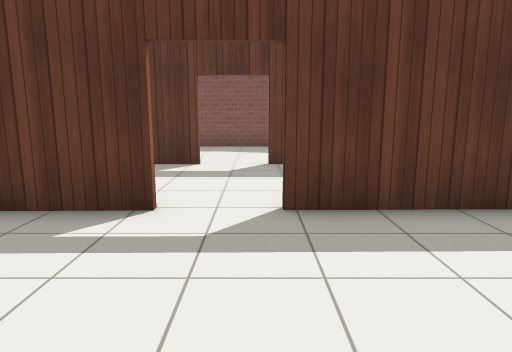
view 1 (above)

18 first-person views from a walk through a robot-simulator world made for Gazebo. The camera is 1.2 m above the floor, tilts 10° down and sees 70° across. The floor is counted in squares, 1 m on a side. Each view is taken from the middle of a square. On the plan, view 1 faces up. The plan holds only what a view shows up to about 14 squares ahead; the rest is blank. Simple patterns stand in for the simulator's built-in surfaces.

view 2
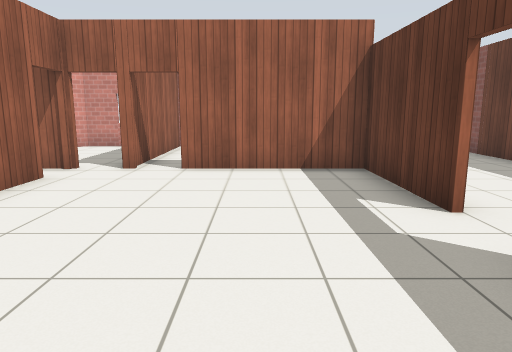

view 3
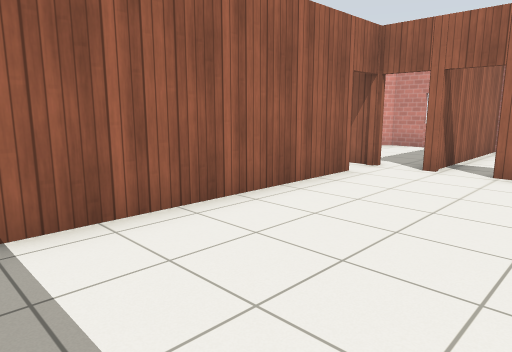

view 4
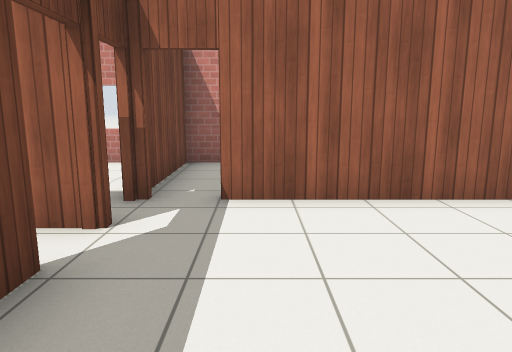

view 5
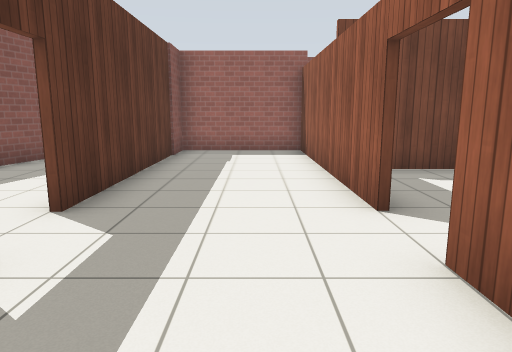

view 6
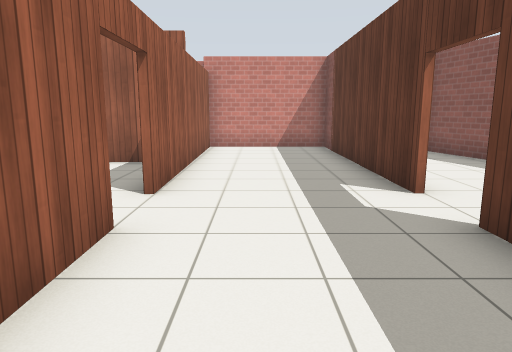

view 7
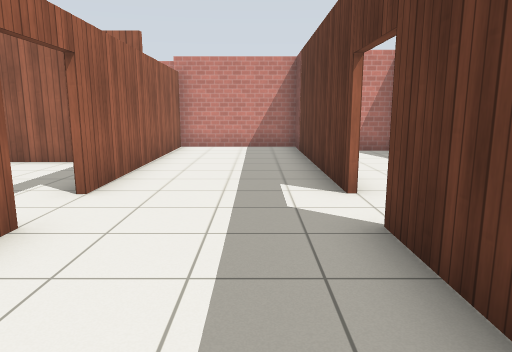

view 8
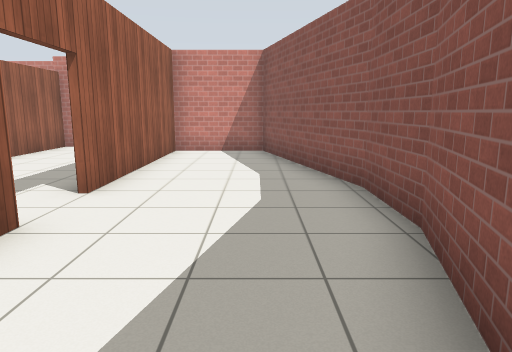

view 9
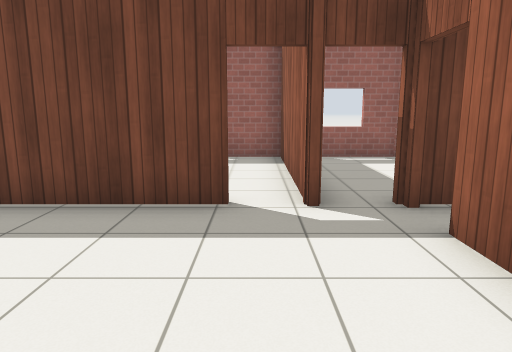

view 10
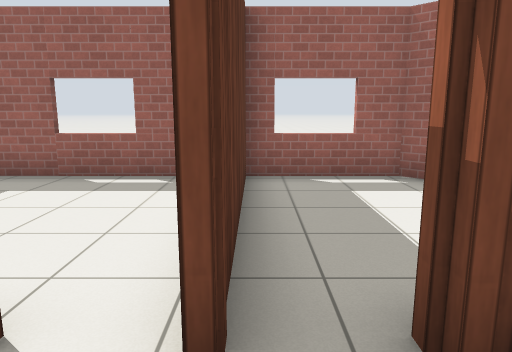

view 11
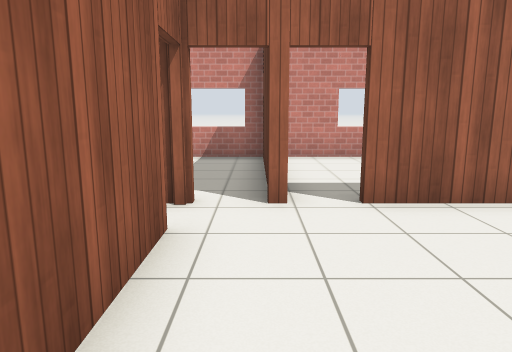

view 12
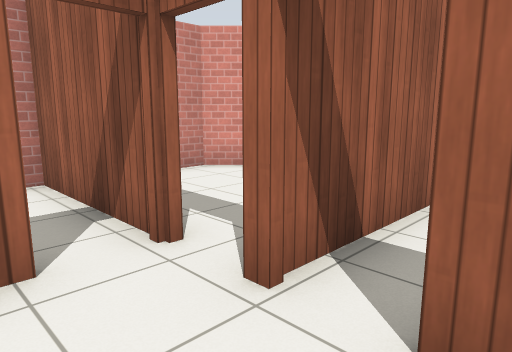

view 13
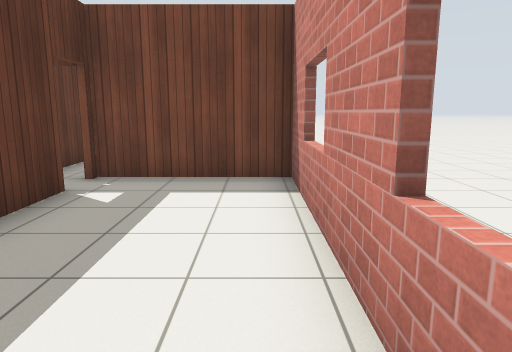

view 14
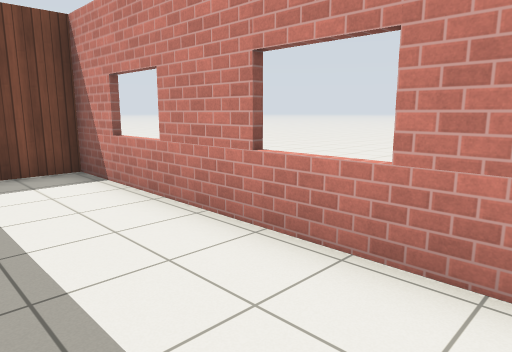

view 15
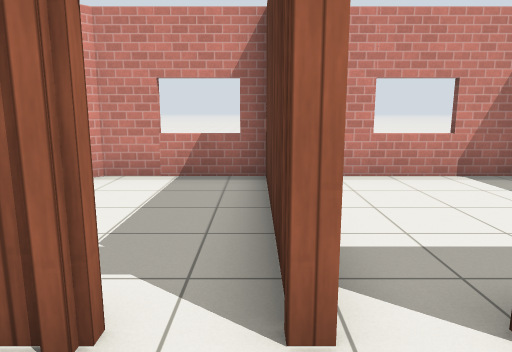

view 16
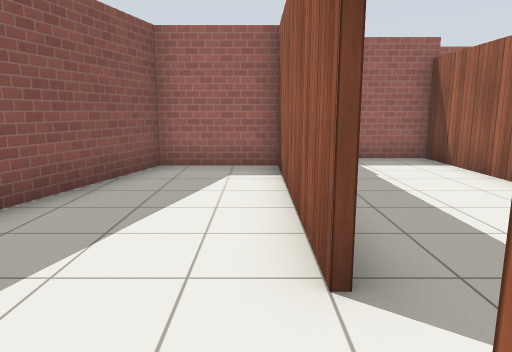

view 17
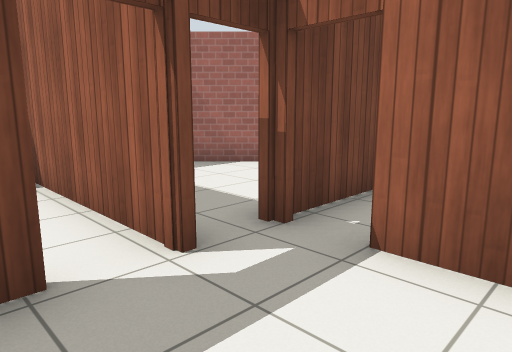

view 18
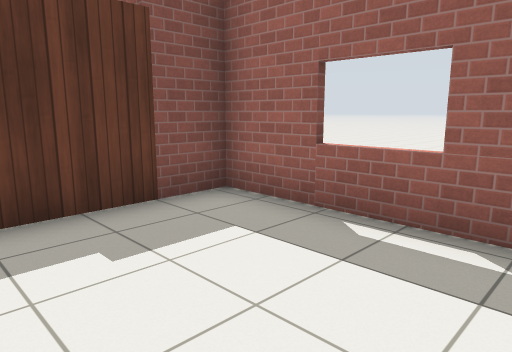

### Floor plan
Points are (right, up) in squares from view 1. A wall is a line through its corners. A room is listed if a view was taken in it or the views show most of it. See-through windows are left out.
Room 1 (views 1, 2, 3, 4, 9, 10, 11, 12, 15, 17)
walls: (-1.3, 4.3) (-4.7, 4.3) (-4.7, 0.4); (-3.7, -1.9) (2.5, -1.9); (3.7, 0.2) (3.7, 3.4); (3.2, 4.4) (0.2, 4.4)
ways out: open door at (-0.3, 4.3) to room 2; open door at (-4.8, -1.2) to room 7; open door at (3.8, -1.2) to room 8
Room 2 (views 5, 6, 7)
walls: (0.2, 4.5) (7.4, 4.6) (7.4, 8.4) (0.3, 8.4); (-1.2, 8.4) (-8.6, 8.4) (-8.6, 4.4) (-1.3, 4.5)
ways out: open door at (-0.3, 4.3) to room 1; open door at (-0.5, 8.5) to room 3
Room 3 (views 8, 16)
walls: (0.3, 8.5) (6.3, 8.5); (0.4, 12.7) (-1.7, 12.7) (-7.3, 11.2) (-7.3, 8.5) (-1.2, 8.5); (6.2, 8.2) (6.2, 11.2) (0.3, 12.7)
ways out: open door at (-0.5, 8.5) to room 2
Room 4 (views 13, 14)
walls: (2.5, -2.1) (1, -2.1); (-4.7, -1.8) (-4.7, -5.7) (3.7, -5.7) (3.7, -1.8)
Room 5 (view 18)
walls: (8.8, -1) (8.8, 4.5) (5.6, 4.4); (3.5, -0.7) (8.9, -0.7)
Room 6 (no view inside)
walls: (-9.8, 3.9) (-9.8, -1); (-9.9, -0.7) (-4.6, -0.7)
Room 7 (no view inside)
walls: (-4.6, -0.8) (-9.9, -0.8); (-9.8, -1) (-9.8, -3.9) (-8, -5.7) (-7.3, -5.7)
ways out: open door at (-4.8, -1.2) to room 1
Room 8 (no view inside)
walls: (7.1, -5.4) (8.8, -3.7) (8.8, -1); (5.1, -5.7) (5.6, -5.7); (8.6, -0.8) (3.5, -0.8)
ways out: open door at (3.8, -1.2) to room 1

Positions as (right, up) in squares from view 1, and headings:
1: (0, 0), facing up
2: (3, 2), facing left
3: (3, 2), facing down-left
4: (2, 3), facing down
5: (-4, 6), facing right
6: (4, 6), facing left
7: (4, 7), facing left
8: (4, 11), facing left
9: (-1, 0), facing right
10: (2, -1), facing right
11: (0, -1), facing left
12: (-3, 1), facing down-left
13: (-3, -5), facing right
14: (-4, -3), facing down-right
15: (-3, -1), facing left
16: (-2, 9), facing right
17: (1, 1), facing down-right
18: (5, 0), facing up-right
